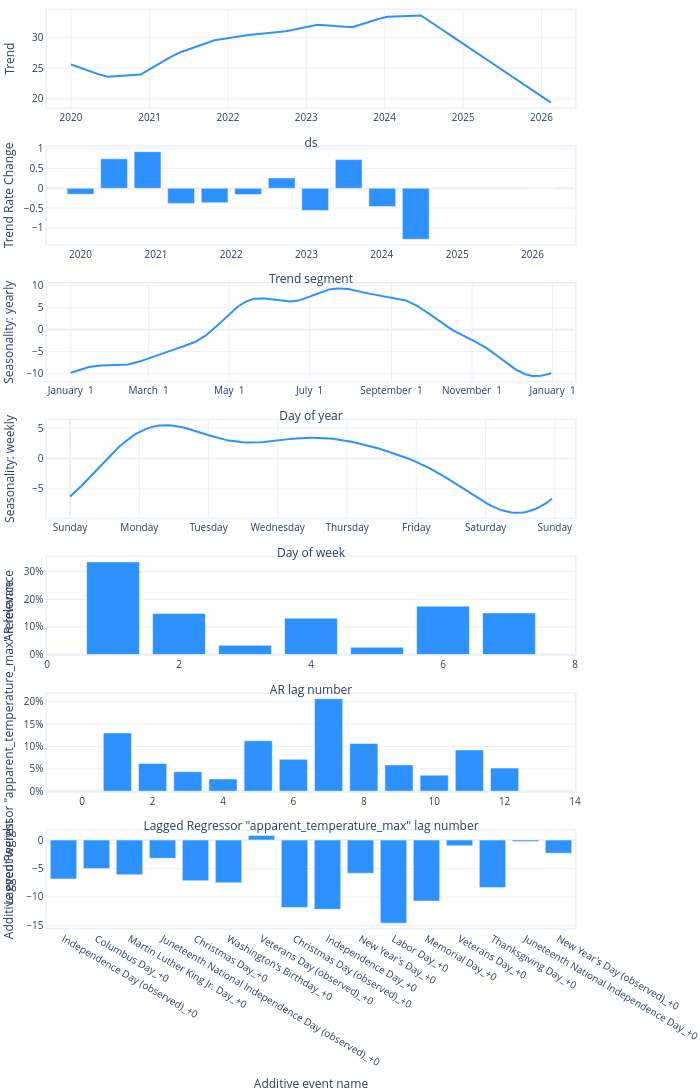

Notebook cell for this chart:
### Code cell
model.plot_parameters()

### Figure 1 — Plotly figure (JSON) as saved in the notebook; plotly's stock layout.template omitted (floating-point values rounded to 4 significant figures; data arrays with more than 128 entries replaced by an {"elided": "..."} marker saying what was removed)
{"data": [{"fill": "none", "line": {"color": "#2d92ff", "width": 2}, "mode": "lines", "name": "Trend", "type": "scatter", "x": {"elided": "2237 str values"}, "xaxis": "x", "y": {"elided": "2237 float values"}, "yaxis": "y"}, {"marker": {"color": "#2d92ff"}, "name": "Trend Rate Change", "type": "bar", "x": ["2020-01-01T00:00:00", "2020-06-11T14:50:10.909091", "2020-11-21T05:40:21.818182", "2021-05-02T20:30:32.727273", "2021-10-12T11:20:43.636364", "2022-03-24T02:10:54.545455", "2022-09-02T17:01:05.454545", "2023-02-12T07:51:16.363636", "2023-07-24T22:41:27.272727", "2024-01-03T13:31:38.181818", "2024-06-14T04:21:49.090909", "2026-02-14T00:00:00"], "xaxis": "x2", "y": [-0.1516, 0.7414, 0.9228, -0.3819, -0.3637, -0.1593, 0.2614, -0.5604, 0.7226, -0.4608, -1.287, 0], "yaxis": "y2"}, {"fill": "none", "line": {"color": "#2d92ff", "width": 2}, "mode": "lines", "name": "yearly", "type": "scatter", "x": {"elided": "365 str values"}, "xaxis": "x3", "y": {"elided": "365 float values"}, "yaxis": "y3"}, {"fill": "none", "line": {"color": "#2d92ff", "width": 2}, "mode": "lines", "name": "weekly", "type": "scatter", "x": {"elided": "168 int values"}, "xaxis": "x4", "y": {"elided": "168 float values"}, "yaxis": "y4"}, {"marker": {"color": "#2d92ff"}, "name": "AR", "type": "bar", "x": [7, 6, 5, 4, 3, 2, 1], "xaxis": "x5", "y": [0.1504, 0.1749, 0.026, 0.1315, 0.03298, 0.1489, 0.3354], "yaxis": "y5"}, {"marker": {"color": "#2d92ff"}, "name": "Lagged Regressor \"apparent_temperature_max\"", "type": "bar", "x": [12, 11, 10, 9, 8, 7, 6, 5, 4, 3, 2, 1], "xaxis": "x6", "y": [0.05191, 0.09225, 0.03581, 0.05891, 0.1066, 0.2069, 0.07123, 0.113, 0.02744, 0.04356, 0.06198, 0.1304], "yaxis": "y6"}, {"marker": {"color": "#2d92ff"}, "name": "Additive event", "type": "bar", "width": 0.8, "x": ["Independence Day (observed)_+0", "Columbus Day_+0", "Martin Luther King Jr. Day_+0", "Juneteenth National Independence Day (observed)_+0", "Christmas Day_+0", "Washington's Birthday_+0", "Veterans Day (observed)_+0", "Christmas Day (observed)_+0", "Independence Day_+0", "New Year's Day_+0", "Labor Day_+0", "Memorial Day_+0", "Veterans Day_+0", "Thanksgiving Day_+0", "Juneteenth National Independence Day_+0", "New Year's Day (observed)_+0"], "xaxis": "x7", "y": [-6.838, -5.023, -6.109, -3.211, -7.156, -7.515, 0.8028, -11.87, -12.18, -5.837, -14.61, -10.73, -1.02, -8.364, -0.2682, -2.318], "yaxis": "y7"}], "layout": {"autosize": true, "font": {"size": 10}, "height": 1470, "hovermode": "x unified", "margin": {"b": 0, "l": 0, "pad": 0, "r": 10, "t": 10}, "showlegend": false, "title": {"font": {"size": 12}}, "width": 700, "xaxis": {"anchor": "y", "domain": [0, 1], "linewidth": 1.5, "mirror": true, "range": ["2019-09-11T00:00:00", "2026-06-06T00:00:00"], "showline": true, "title": {"text": "ds"}, "type": "date"}, "xaxis2": {"anchor": "y2", "domain": [0, 1], "linewidth": 1.5, "mirror": true, "range": ["2019-07-22T09:09:49.090909", "2026-07-26T14:50:10.909091"], "showline": true, "title": {"text": "Trend segment"}, "type": "date"}, "xaxis3": {"anchor": "y3", "domain": [0, 1], "linewidth": 1.5, "mirror": true, "range": ["2016-12-14T00:00:00", "2018-01-18T00:00:00"], "showline": true, "tickformat": "%B %e", "title": {"text": "Day of year"}}, "xaxis4": {"anchor": "y4", "domain": [0, 1], "linewidth": 1.5, "mirror": true, "range": [-8, 175], "showline": true, "tickmode": "array", "ticktext": ["Sunday", "Monday", "Tuesday", "Wednesday", "Thursday", "Friday", "Saturday", "Sunday", "Sunday"], "tickvals": [0, 24, 48, 72, 96, 120, 144, 168, 192], "title": {"text": "Day of week"}}, "xaxis5": {"anchor": "y5", "domain": [0, 1], "linewidth": 1.5, "mirror": true, "range": [0, 8], "showline": true, "title": {"text": "AR lag number"}}, "xaxis6": {"anchor": "y6", "domain": [0, 1], "linewidth": 1.5, "mirror": true, "range": [-1, 14], "showline": true, "title": {"text": "Lagged Regressor \"apparent_temperature_max\" lag number"}}, "xaxis7": {"anchor": "y7", "domain": [0, 1], "linewidth": 1.5, "mirror": true, "showline": true, "title": {"text": "Additive event name"}}, "yaxis": {"anchor": "x", "domain": [0.8939, 1], "linewidth": 1.5, "mirror": true, "rangemode": "normal", "showline": true, "title": {"text": "Trend"}}, "yaxis2": {"anchor": "x2", "domain": [0.7449, 0.851], "linewidth": 1.5, "mirror": true, "rangemode": "normal", "showline": true, "title": {"text": "Trend Rate Change"}}, "yaxis3": {"anchor": "x3", "domain": [0.5959, 0.702], "linewidth": 1.5, "mirror": true, "rangemode": "normal", "showline": true, "title": {"text": "Seasonality: yearly"}}, "yaxis4": {"anchor": "x4", "domain": [0.4469, 0.5531], "linewidth": 1.5, "mirror": true, "rangemode": "normal", "showline": true, "title": {"text": "Seasonality: weekly"}}, "yaxis5": {"anchor": "x5", "domain": [0.298, 0.4041], "linewidth": 1.5, "mirror": true, "rangemode": "normal", "showline": true, "tickformat": ",.0%", "title": {"text": "AR relevance"}}, "yaxis6": {"anchor": "x6", "domain": [0.149, 0.2551], "linewidth": 1.5, "mirror": true, "rangemode": "normal", "showline": true, "tickformat": ",.0%", "title": {"text": "Lagged Regressor \"apparent_temperature_max\" relevance"}}, "yaxis7": {"anchor": "x7", "domain": [0, 0.1061], "linewidth": 1.5, "mirror": true, "rangemode": "normal", "showline": true, "title": {"text": "Additive event weight"}}}}
